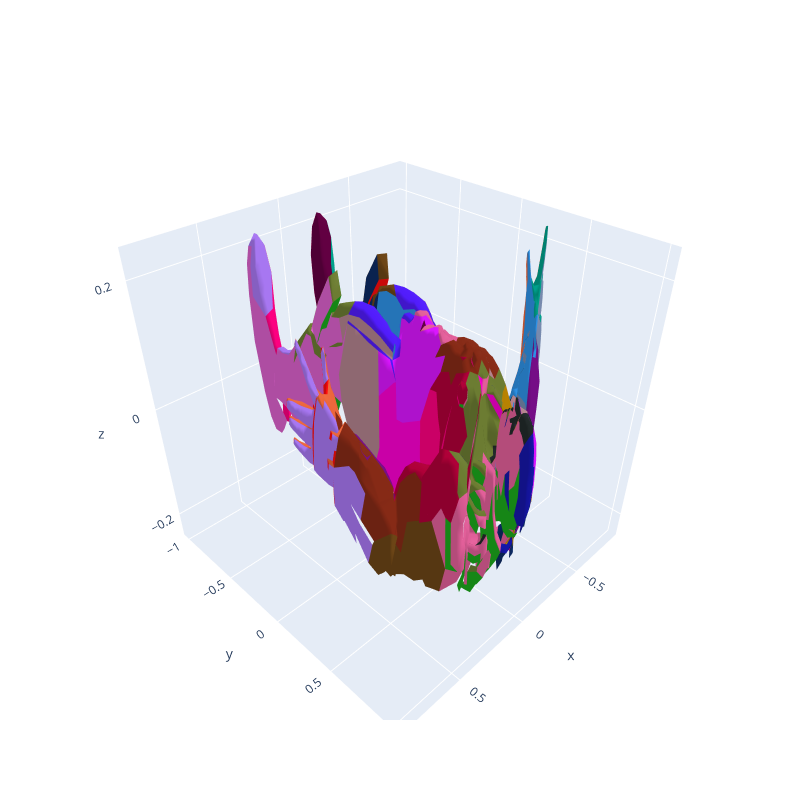

Notebook cell for this chart:
### Code cell
vizualizeMeshlets(obj, vert, ind_m, cones)

### Figure 1 — Plotly figure (JSON) as saved in the notebook; plotly's stock layout.template omitted (floating-point values rounded to 4 significant figures; data arrays with more than 128 entries replaced by an {"elided": "..."} marker saying what was removed)
{"data": [{"facecolor": {"elided": "3958 str values"}, "i": {"elided": "3958 int values"}, "j": {"elided": "3958 int values"}, "k": {"elided": "3958 int values"}, "opacity": 1, "type": "mesh3d", "x": {"elided": "2869 float values"}, "y": {"elided": "2869 float values"}, "z": {"elided": "2869 float values"}}], "layout": {"autosize": false, "height": 800, "width": 800}}
